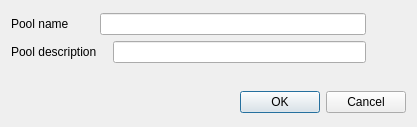
<?xml version="1.0" encoding="UTF-8"?>
<ui version="4.0">
 <class>NewPoolDlg</class>
 <widget class="QDialog" name="NewPoolDlg">
  <property name="geometry">
   <rect>
    <x>0</x>
    <y>0</y>
    <width>417</width>
    <height>127</height>
   </rect>
  </property>
  <property name="sizePolicy">
   <sizepolicy hsizetype="Preferred" vsizetype="Preferred">
    <horstretch>0</horstretch>
    <verstretch>0</verstretch>
   </sizepolicy>
  </property>
  <property name="windowTitle">
   <string>New Pool</string>
  </property>
  <layout class="QVBoxLayout" name="verticalLayout">
   <property name="sizeConstraint">
    <enum>QLayout::SetMinimumSize</enum>
   </property>
   <item>
    <layout class="QHBoxLayout" name="horizontalLayout_3">
     <item>
      <layout class="QVBoxLayout" name="verticalLayout_2">
       <item>
        <layout class="QHBoxLayout" name="horizontalLayout">
         <item>
          <widget class="QLabel" name="m_pPoolNameLabel">
           <property name="minimumSize">
            <size>
             <width>70</width>
             <height>0</height>
            </size>
           </property>
           <property name="text">
            <string>Pool name</string>
           </property>
          </widget>
         </item>
         <item>
          <spacer name="horizontalSpacer">
           <property name="orientation">
            <enum>Qt::Horizontal</enum>
           </property>
           <property name="sizeType">
            <enum>QSizePolicy::Fixed</enum>
           </property>
           <property name="sizeHint" stdset="0">
            <size>
             <width>13</width>
             <height>20</height>
            </size>
           </property>
          </spacer>
         </item>
         <item>
          <widget class="QLineEdit" name="m_pPoolNameEdit"/>
         </item>
        </layout>
       </item>
       <item>
        <layout class="QHBoxLayout" name="horizontalLayout_2">
         <item>
          <widget class="QLabel" name="m_pPoolDescLabel">
           <property name="minimumSize">
            <size>
             <width>70</width>
             <height>0</height>
            </size>
           </property>
           <property name="text">
            <string>Pool description</string>
           </property>
          </widget>
         </item>
         <item>
          <spacer name="horizontalSpacer_3">
           <property name="orientation">
            <enum>Qt::Horizontal</enum>
           </property>
           <property name="sizeType">
            <enum>QSizePolicy::Fixed</enum>
           </property>
           <property name="sizeHint" stdset="0">
            <size>
             <width>10</width>
             <height>20</height>
            </size>
           </property>
          </spacer>
         </item>
         <item>
          <widget class="QLineEdit" name="m_pPoolDescEdit"/>
         </item>
        </layout>
       </item>
      </layout>
     </item>
     <item>
      <spacer name="horizontalSpacer_2">
       <property name="orientation">
        <enum>Qt::Horizontal</enum>
       </property>
       <property name="sizeType">
        <enum>QSizePolicy::Fixed</enum>
       </property>
       <property name="sizeHint" stdset="0">
        <size>
         <width>40</width>
         <height>20</height>
        </size>
       </property>
      </spacer>
     </item>
    </layout>
   </item>
   <item>
    <spacer name="verticalSpacer">
     <property name="orientation">
      <enum>Qt::Vertical</enum>
     </property>
     <property name="sizeType">
      <enum>QSizePolicy::Fixed</enum>
     </property>
     <property name="sizeHint" stdset="0">
      <size>
       <width>20</width>
       <height>20</height>
      </size>
     </property>
    </spacer>
   </item>
   <item>
    <widget class="QDialogButtonBox" name="buttonBox">
     <property name="orientation">
      <enum>Qt::Horizontal</enum>
     </property>
     <property name="standardButtons">
      <set>QDialogButtonBox::Cancel|QDialogButtonBox::Ok</set>
     </property>
    </widget>
   </item>
  </layout>
 </widget>
 <resources/>
 <connections>
  <connection>
   <sender>buttonBox</sender>
   <signal>accepted()</signal>
   <receiver>NewPoolDlg</receiver>
   <slot>accept()</slot>
   <hints>
    <hint type="sourcelabel">
     <x>248</x>
     <y>254</y>
    </hint>
    <hint type="destinationlabel">
     <x>157</x>
     <y>274</y>
    </hint>
   </hints>
  </connection>
  <connection>
   <sender>buttonBox</sender>
   <signal>rejected()</signal>
   <receiver>NewPoolDlg</receiver>
   <slot>reject()</slot>
   <hints>
    <hint type="sourcelabel">
     <x>316</x>
     <y>260</y>
    </hint>
    <hint type="destinationlabel">
     <x>286</x>
     <y>274</y>
    </hint>
   </hints>
  </connection>
 </connections>
</ui>
